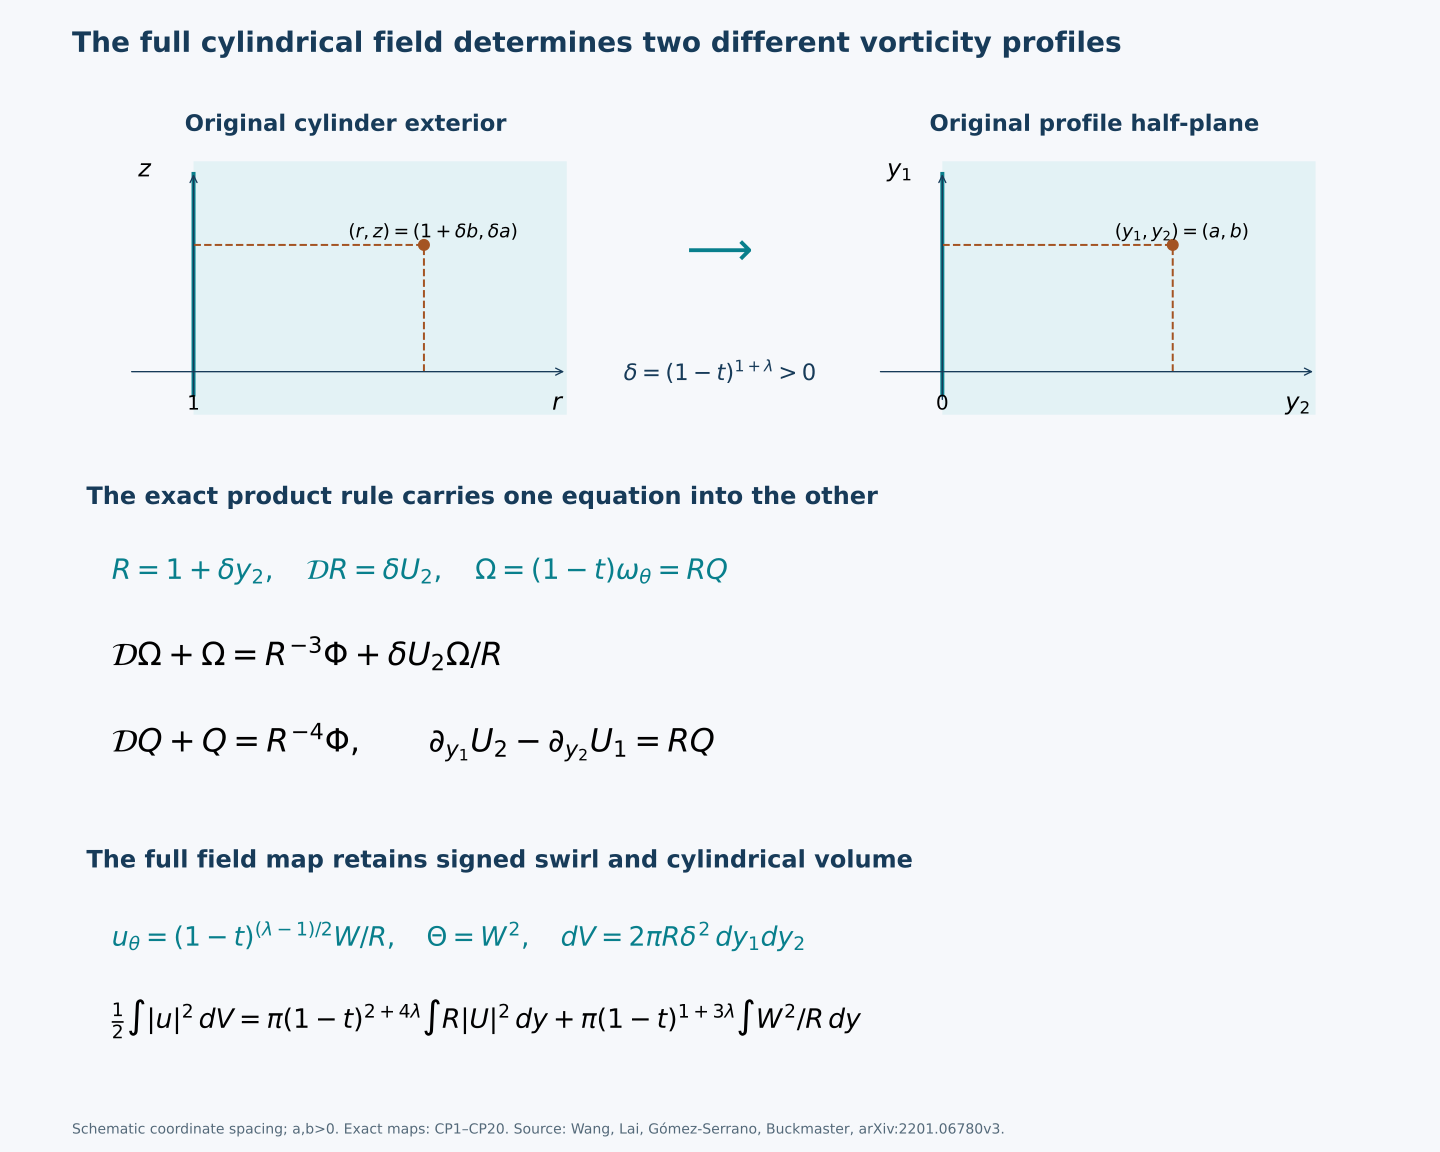

The Python source for this figure:
"""Original cylinder coordinates and their exact vorticity dictionary."""
from pathlib import Path
import matplotlib
matplotlib.use('Agg')
import matplotlib.pyplot as plt
R=Path(__file__).resolve().parent
plt.rcParams.update({'font.family':'DejaVu Sans','mathtext.fontset':'dejavusans','font.size':13})
fig=plt.figure(figsize=(15,12),facecolor='#f6f8fb');blue='#173b59';teal='#087f8c';orange='#a45423'
fig.text(.05,.955,'The full cylindrical field determines two different vorticity profiles',fontsize=21,weight='bold',color=blue)
for left,native in [(.08,True),(.60,False)]:
 ax=fig.add_axes([left,.64,.32,.22]);ax.set_xlim(0,1);ax.set_ylim(0,1);ax.axis('off')
 ax.axvspan(.17,.98,facecolor='#e3f2f5')
 ax.plot([.17,.17],[.08,.95],color=teal,lw=3)
 ax.annotate('',xy=(.98,.17),xytext=(.03,.17),arrowprops={'arrowstyle':'->','color':blue})
 ax.annotate('',xy=(.17,.96),xytext=(.17,.05),arrowprops={'arrowstyle':'->','color':blue})
 ax.plot(.67,.67,'o',color=orange,ms=8)
 ax.plot([.17,.67],[.67,.67],'--',color=orange);ax.plot([.67,.67],[.17,.67],'--',color=orange)
 ax.text(.97,.02,r'$r$' if native else r'$y_2$',ha='right',fontsize=18)
 ax.text(.05,.94,r'$z$' if native else r'$y_1$',fontsize=18)
 ax.text(.17,.02,r'$1$' if native else r'$0$',ha='center',fontsize=15)
 ax.text(.69,.70,r'$(r,z)=(1+\delta b,\delta a)$' if native else r'$(y_1,y_2)=(a,b)$',fontsize=14,ha='center')
 ax.text(.5,1.12,'Original cylinder exterior' if native else 'Original profile half-plane',ha='center',fontsize=17,weight='bold',color=blue)
fig.text(.50,.77,r'$\longrightarrow$',fontsize=35,ha='center',color=teal)
fig.text(.50,.67,r'$\delta=(1-t)^{1+\lambda}>0$',fontsize=17,ha='center',color=blue)
ax=fig.add_axes([.06,.30,.88,.25]);ax.axis('off')
ax.text(0,1.05,'The exact product rule carries one equation into the other',fontsize=18,weight='bold',color=blue)
ax.text(.02,.79,r'$R=1+\delta y_2,\quad \mathcal{D}R=\delta U_2,\quad \Omega=(1-t)\omega_\theta=RQ$',fontsize=21,color=teal)
ax.text(.02,.49,r'$\mathcal{D}\Omega+\Omega=R^{-3}\Phi+\delta U_2\Omega/R$',fontsize=24)
ax.text(.02,.19,r'$\mathcal{D}Q+Q=R^{-4}\Phi,\qquad \partial_{y_1}U_2-\partial_{y_2}U_1=RQ$',fontsize=24)
ax=fig.add_axes([.06,.06,.88,.17]);ax.axis('off')
ax.text(0,1.10,'The full field map retains signed swirl and cylindrical volume',fontsize=18,weight='bold',color=blue)
ax.text(.02,.70,r'$u_\theta=(1-t)^{(\lambda-1)/2}W/R,\quad \Theta=W^2,\quad dV=2\pi R\delta^2\,dy_1dy_2$',fontsize=20,color=teal)
ax.text(.02,.28,r'$\frac{1}{2}\int |u|^2\,dV=\pi(1-t)^{2+4\lambda}\int R|U|^2\,dy+\pi(1-t)^{1+3\lambda}\int W^2/R\,dy$',fontsize=20)
fig.text(.05,.016,'Schematic coordinate spacing; a,b>0. Exact maps: CP1–CP20. Source: Wang, Lai, Gómez-Serrano, Buckmaster, arXiv:2201.06780v3.',fontsize=10.5,color='#546979')
for ext in ['png','svg']:fig.savefig(R/('original-cylindrical-profile-map.'+ext),dpi=150,facecolor=fig.get_facecolor())
plt.close(fig)
